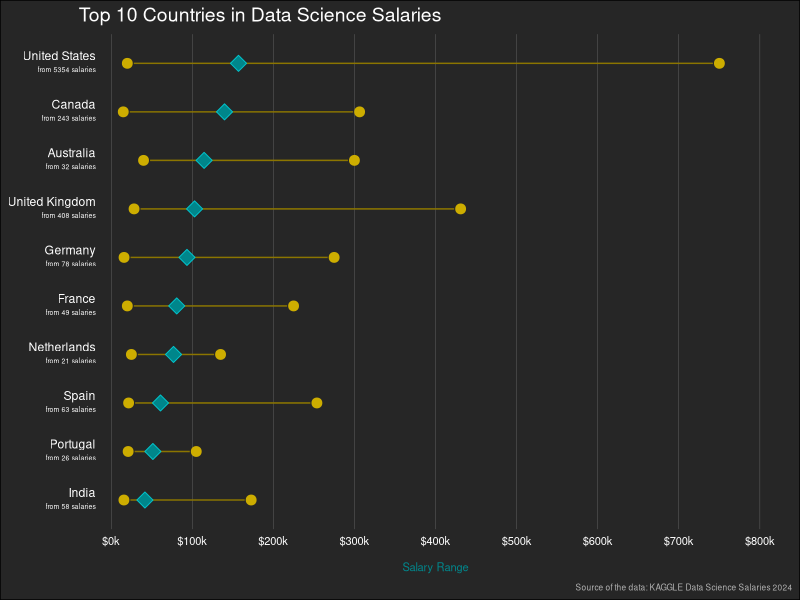

The R script that drew this image:
## ---- chunk 1
# Load necessary libraries for data manipulation and visualization
library(dplyr)
library(ggplot2)
library(scales)
library(ggtext)
## ---- chunk 2
# Read the dataset containing salary information
data <- read.csv("data/data_science_salaries.csv")
## ---- chunk 3
# Remove unnecessary columns: salary and salary_currency
data <- data %>%
  select(-salary, -salary_currency)
## ---- chunk 4
# Define a custom label function for formatting salary values as "$100k"
salary_label <- function(salary) {
  paste0("$", round(salary / 1000, 0), "k")
}
## ---- chunk 5
# Preprocess data to focus on top 10 company locations based on mean salary
# Ensure there are at least 20 observations per group for reliability
top_10_countries_by_mean_salary_data <- data %>%
  group_by(company_location) %>%
  filter(n() >= 20) %>%
  summarise(
    mean_salary = mean(salary_in_usd, na.rm = TRUE),
    lowest_salary = min(salary_in_usd, na.rm = TRUE),
    highest_salary = max(salary_in_usd, na.rm = TRUE),
    n = n()
  ) %>%
  arrange(desc(mean_salary)) %>%
  slice_head(n = 10) %>%
  mutate(company_location = paste0(company_location, "<br><span style='font-size:5pt;'>from ", n, " salaries</span>")) %>%
  mutate(company_location = factor(company_location, levels = company_location[order(mean_salary)]))
## ---- chunk 6
# Create a plot to visualize salary data for top 10 locations
top_10_countries_by_mean_salary_plot <- top_10_countries_by_mean_salary_data %>%
  arrange(highest_salary) %>%
  ggplot(aes(y=company_location)) +
  geom_point(aes(x=lowest_salary), color='gold3', size=3) +
  geom_point(aes(x=highest_salary), color='gold3', size=3) +
  geom_segment(aes(x=lowest_salary+8000, xend=highest_salary-8000, y=company_location, yend=company_location), color='gold4') +
  geom_point(aes(x = mean_salary), shape = 23, size = 4, fill = "turquoise4", color='turquoise3') +
  scale_x_continuous(labels=salary_label, breaks = seq(0, 800000, 100000), limits=c(0, 800000)) +
  theme_minimal() +
  labs(title='Top 10 Countries in Data Science Salaries',
       x="\nSalary Range",
       y=NULL,
       caption = "Source of the data: KAGGLE Data Science Salaries 2024") +
  theme(axis.text.x = element_text(size = 8), 
        axis.text.y = element_markdown(margin = margin(r = -15)),
        panel.grid.major.y = element_blank(),
        panel.grid.major.x = element_line(size=0.05),
        panel.grid.minor = element_blank(),
        plot.background = element_rect(fill = 'gray15'),
        axis.text = element_text(color = 'white'),
        plot.title = element_text(color = 'white', size = 14),
        plot.subtitle = element_text(color = 'white', size = 8, vjust = 2),
        axis.title = element_text(color = 'white', size = 10),
        axis.title.x = element_text(vjust=1.5, color='turquoise4', size = 8),
        plot.caption = element_text(color='gray70', size=6))
## ---- chunk 7
# Display the plot
top_10_countries_by_mean_salary_plot
